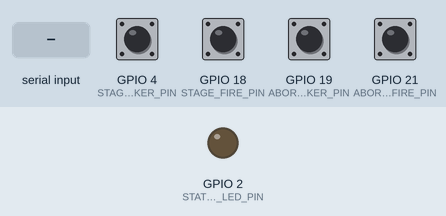
The sketch below on a simulated ESP32. Shown: output pins drawn as LEDs (lit = HIGH). The test bench sets the inputs (shaded band); at power-on: GPIO 4 (STAGE_ROCKER_PIN), GPIO 18 (STAGE_FIRE_PIN), GPIO 19 (ABORT_ROCKER_PIN), GPIO 21 (ABORT_FIRE_PIN) HIGH. What the sketch prints to the serial monitor is not drawn.

Above: at 1.3 s.
1.4 s: "LED,ON\n" received over Serial
At 2.8 s:
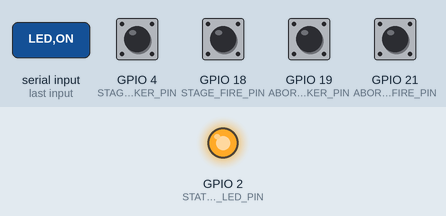
9.3 s: "LED,OFF\n" received over Serial
At 10.0 s:
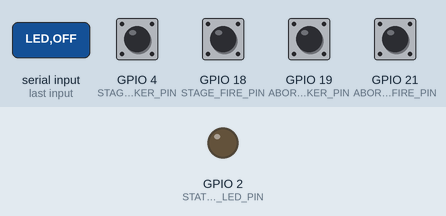
Timing chart, 0 to 11.8 s (numbered marks = the images above; inputs shaded):
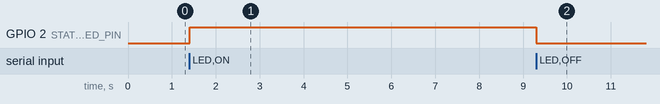

The sketch:

KSP_control.ino
```cpp
// (licence header left out)
#include <Arduino.h>

namespace {

constexpr uint32_t SERIAL_BAUD = 115200;
constexpr uint32_t DEBOUNCE_MS = 35;
constexpr size_t MAX_COMMAND_LENGTH = 32;

constexpr uint8_t STAGE_ROCKER_PIN = 4;
constexpr uint8_t STAGE_FIRE_PIN = 18;
constexpr uint8_t ABORT_ROCKER_PIN = 19;
constexpr uint8_t ABORT_FIRE_PIN = 21;
constexpr uint8_t STATUS_LED_PIN = LED_BUILTIN;

// Change these two values if the selected board's built-in LED is active-low.
constexpr uint8_t LED_ON_LEVEL = HIGH;
constexpr uint8_t LED_OFF_LEVEL = LOW;

struct PanelInput {
  uint8_t pin;
  const char* eventName;
  bool reportInitialState;
  bool rawActive;
  bool stableActive;
  uint32_t rawChangedAt;
};

PanelInput inputs[] = {
    {STAGE_ROCKER_PIN, "STAGE_ROCKER", true, false, false, 0},
    {STAGE_FIRE_PIN, "STAGE_FIRE", false, false, false, 0},
    {ABORT_ROCKER_PIN, "ABORT_ROCKER", true, false, false, 0},
    {ABORT_FIRE_PIN, "ABORT_FIRE", false, false, false, 0},
};

String rxBuffer;

bool readActive(uint8_t pin) {
  // INPUT_PULLUP means the input is active when connected to ground.
  return digitalRead(pin) == LOW;
}

void sendState(const char* name, bool active) {
  Serial.print(name);
  Serial.println(active ? ",ACTIVE" : ",INACTIVE");
}

void sendRockerStates() {
  for (const PanelInput& input : inputs) {
    if (input.reportInitialState) {
      sendState(input.eventName, input.stableActive);
    }
  }
}

void initializeInput(PanelInput& input) {
  pinMode(input.pin, INPUT_PULLUP);
  input.rawActive = readActive(input.pin);
  input.stableActive = input.rawActive;
  input.rawChangedAt = millis();

  // Rockers are stateful and must be synchronized after a reset. Fire buttons
  // deliberately are not reported at boot: a held button must be released and
  // pressed again before it can create an action event.
  if (input.reportInitialState) {
    sendState(input.eventName, input.stableActive);
  }
}

void updateInput(PanelInput& input, uint32_t now) {
  const bool currentActive = readActive(input.pin);

  if (currentActive != input.rawActive) {
    input.rawActive = currentActive;
    input.rawChangedAt = now;
  }

  if (input.rawActive != input.stableActive &&
      static_cast<uint32_t>(now - input.rawChangedAt) >= DEBOUNCE_MS) {
    input.stableActive = input.rawActive;
    sendState(input.eventName, input.stableActive);
  }
}

void handleCommand(const String& command) {
  if (command == "LED,ON") {
    digitalWrite(STATUS_LED_PIN, LED_ON_LEVEL);
  } else if (command == "LED,OFF") {
    digitalWrite(STATUS_LED_PIN, LED_OFF_LEVEL);
  } else if (command == "STATE?") {
    // Report stateful controls only. Fire buttons are edge-triggered and must
    // never generate an action merely because the PC reconnected.
    sendRockerStates();
  }
}

void readCommands() {
  while (Serial.available() > 0) {
    const char c = static_cast<char>(Serial.read());

    if (c == '\n') {
      rxBuffer.trim();
      handleCommand(rxBuffer);
      rxBuffer = "";
    } else if (c != '\r') {
      if (rxBuffer.length() < MAX_COMMAND_LENGTH) {
        rxBuffer += c;
      } else {
        // Discard an unexpectedly long/malformed command without allowing the
        // String to grow indefinitely.
        rxBuffer = "";
      }
    }
  }
}

}  // namespace

void setup() {
  pinMode(STATUS_LED_PIN, OUTPUT);
  digitalWrite(STATUS_LED_PIN, LED_OFF_LEVEL);

  Serial.begin(SERIAL_BAUD);
  delay(100);

  for (PanelInput& input : inputs) {
    initializeInput(input);
  }

  Serial.println("READY");
}

void loop() {
  const uint32_t now = millis();

  for (PanelInput& input : inputs) {
    updateInput(input, now);
  }

  readCommands();
  delay(1);
}
```

Measured:
- after the input at 1.4 s, GPIO 2 (STATUS_LED_PIN): LOW → HIGH at once
- after the input at 9.3 s, GPIO 2 (STATUS_LED_PIN): HIGH → LOW at once
